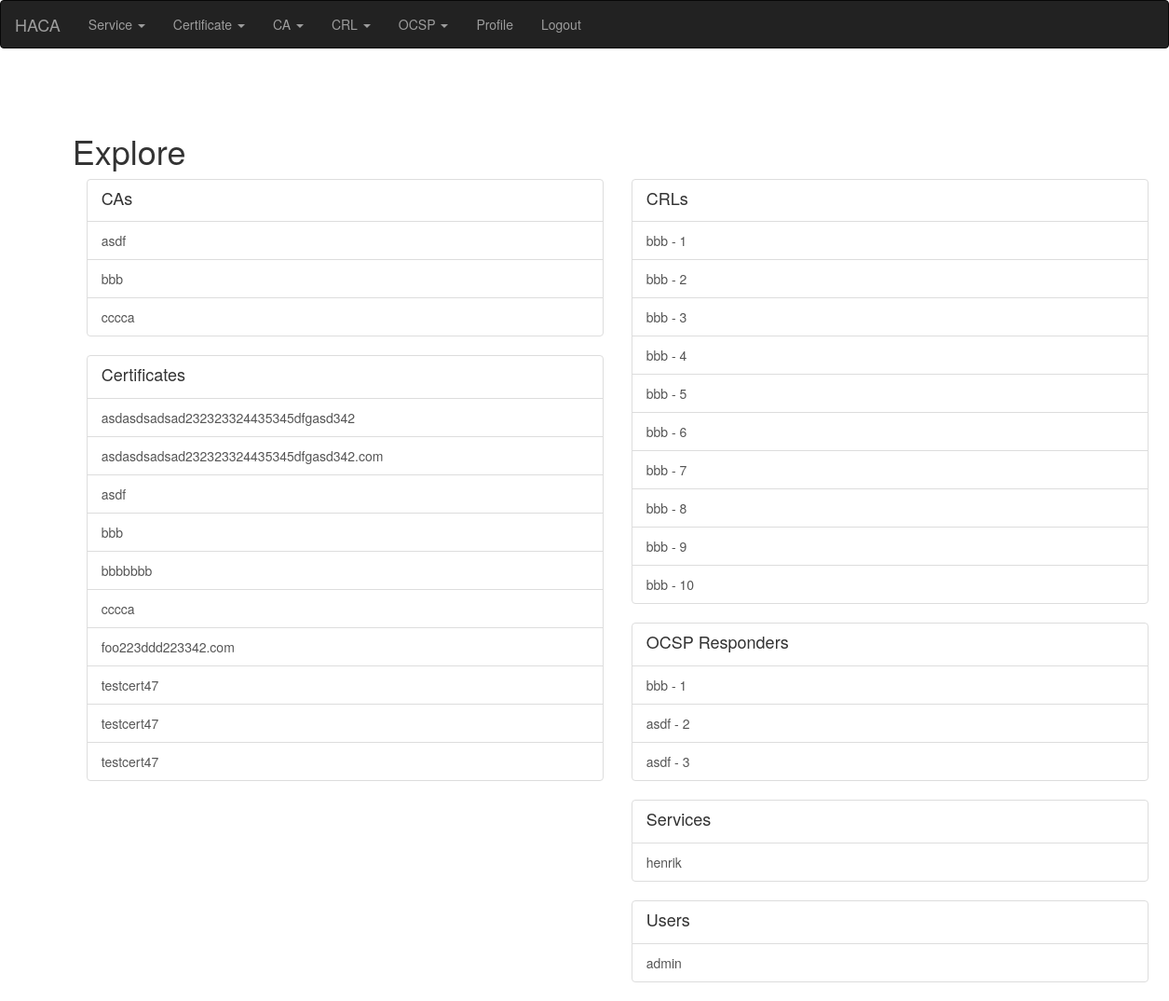
Page / (signed in) on the earlier database version.
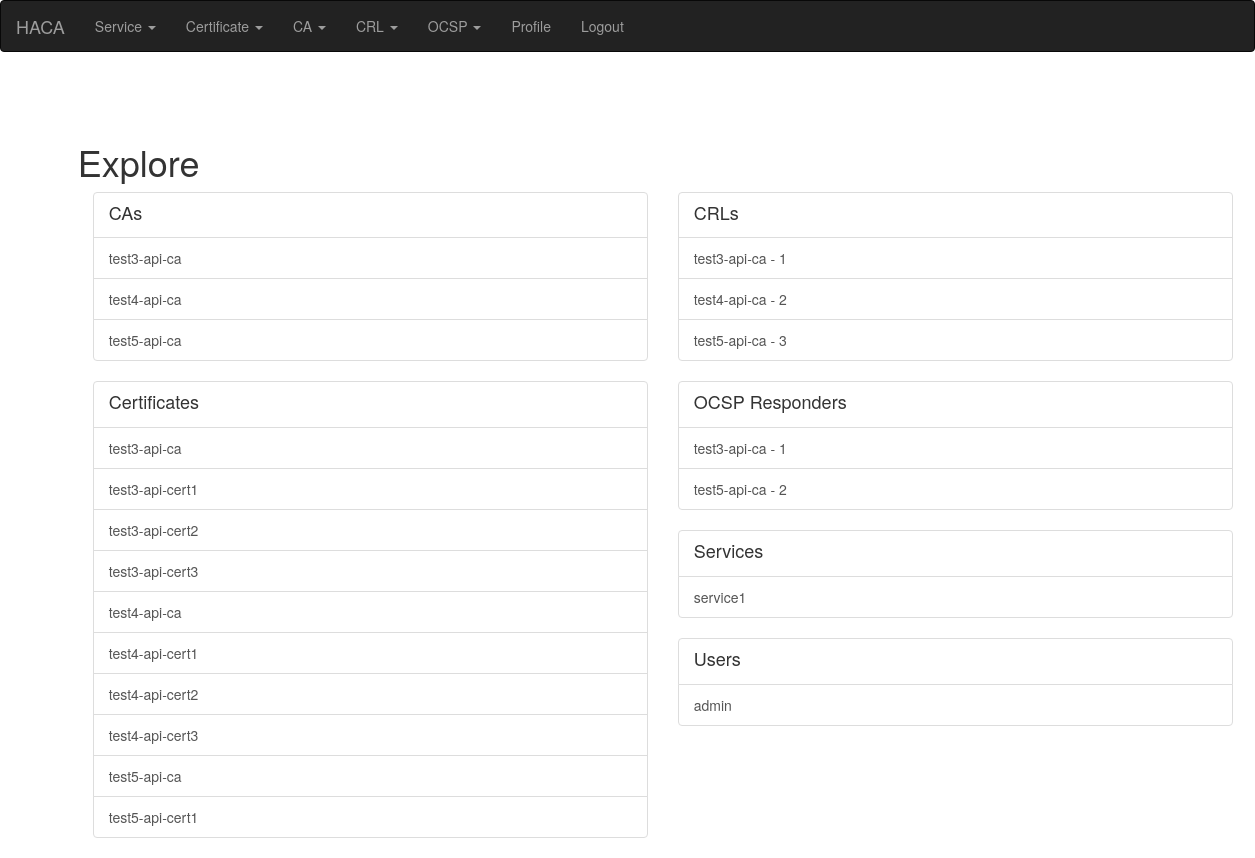
Same page on the later database version.
### app/modules/ca/models.py (models this page shows, shortened)
class CertificationAuthority(PaginatedAPIMixin, db.Model):
    __tablename__ = "certification_authority"
    __searchable__ = ['name', 'comment']
    id = db.Column(db.Integer, primary_key=True)
    name = db.Column(db.String(2000))
    certificate = db.relationship('Certificate', foreign_keys='CertificationAuthority.certificate_id')
    certificate_id = db.Column(db.Integer, db.ForeignKey('certificate.id'))
    ca = db.relationship('CertificationAuthority', foreign_keys='CertificationAuthority.ca_id')
    ca_id = db.Column(db.Integer, db.ForeignKey('certification_authority.id'))
    keys = db.relationship('Keys')
    keys_id = db.Column(db.Integer, db.ForeignKey('keys.id'))
    service = db.relationship('Service')
    service_id = db.Column(db.Integer, db.ForeignKey('service.id'))
    approval = db.Column(db.Integer)
    comment = db.Column(db.String(2000))
    crl_cdp = db.Column(db.String(2000))
    ocsp_url = db.Column(db.String(2000))

### app/modules/certificate/models.py (models this page shows, shortened)
class Certificate(PaginatedAPIMixin, db.Model):
    __tablename__ = "certificate"
    __searchable__ = ['name', 'comment', 'status', 'serial']
    id = db.Column(db.Integer, primary_key=True)
    name = db.Column(db.String(255))
    userid = db.Column(db.String(255))
    serial = db.Column(db.String(255))
    orgunit = db.Column(db.String(255))
    org = db.Column(db.String(255))
    country = db.Column(db.String(255))
    sandns = db.Column(db.String(4000))
    ca = db.relationship('CertificationAuthority', foreign_keys='Certificate.ca_id')
    ca_id = db.Column(db.Integer, db.ForeignKey('certification_authority.id'))
    service = db.relationship('Service')
    service_id = db.Column(db.Integer, db.ForeignKey('service.id'))
    validity_start = db.Column(db.DateTime)
    validity_end = db.Column(db.DateTime)
    cert = db.Column(db.String(2000))
    certserialnumber = db.Column(db.String(100))
    cert_obj = x509
    status = db.Column(db.String(140))
    revocation_time = db.Column(db.DateTime)
    comment = db.Column(db.String(2000))

### app/modules/crl/models.py (models this page shows, shortened)
class Crl(PaginatedAPIMixin, db.Model):
    __tablename__ = "crl"
    __searchable__ = []
    id = db.Column(db.Integer, primary_key=True)
    ca = db.relationship('CertificationAuthority', foreign_keys='Crl.ca_id')
    ca_id = db.Column(db.Integer, db.ForeignKey('certification_authority.id'))
    crl = CertificateRevocationList
    validity_start = db.Column(db.DateTime)
    validity_end = db.Column(db.DateTime)
    pem = db.Column(db.String(2000))

### app/modules/ocsp/models.py (models this page shows, shortened)
class Ocsp(PaginatedAPIMixin, db.Model):
    __tablename__ = "ocsp"
    __searchable__ = ['name', 'status', 'comment']
    id = db.Column(db.Integer, primary_key=True)
    name = db.Column(db.String(140), unique=True)
    userid = db.Column(db.String(255))
    serial = db.Column(db.String(255))
    orgunit = db.Column(db.String(255))
    org = db.Column(db.String(255))
    country = db.Column(db.String(255))
    sandns = db.Column(db.String(4000))
    ca = db.relationship('CertificationAuthority', foreign_keys='Ocsp.ca_id')
    ca_id = db.Column(db.Integer, db.ForeignKey('certification_authority.id'))
    keys = db.relationship('Keys')
    keys_id = db.Column(db.Integer, db.ForeignKey('keys.id'))
    cert = db.Column(db.String(2000))
    validity_start = db.Column(db.DateTime)
    validity_end = db.Column(db.DateTime)
    status = db.Column(db.String(20))
    comment = db.Column(db.String(255))

### app/main/models.py (models this page shows, shortened)
class PaginatedAPIMixin(object):
    @staticmethod
    def to_collection_dict(query, page, per_page, endpoint, **kwargs):
        resources = query.paginate(page, per_page, False)
        print("page: %s per_page: %s endpoint %s" % (page, per_page, endpoint))
        data = {
            'items': [item.to_dict() for item in resources.items],
            '_meta': {
                'page': page,
                'per_page': per_page,
                'total_pages': resources.pages,
                'total_items': resources.total
            },
            '_links': {
                'self': url_for(endpoint, id=id, page=page, per_page=per_page,
                                **kwargs),
                'next': url_for(endpoint, id=id, page=page + 1, per_page=per_page,
                                **kwargs) if resources.has_next else None,
                'prev': url_for(endpoint, id=id, page=page - 1, per_page=per_page,
                                **kwargs) if resources.has_prev else None
            }
        }
        return data

class Service(PaginatedAPIMixin, db.Model):
    __tablename__ = "service"
    __searchable__ = ['name']
    id = db.Column(db.Integer, primary_key=True)
    name = db.Column(db.String(140), unique=True)
    updated = db.Column(db.DateTime, index=True, default=datetime.utcnow)
    color = db.Column(db.String(140))
    users = db.relationship('User', secondary=service_user)
    manager = db.relationship('User', foreign_keys='Service.manager_id')
    manager_id = db.Column(db.Integer, db.ForeignKey('user.id'))

class User(PaginatedAPIMixin, UserMixin, db.Model):
    __tablename__ = "user"
    __searchable__ = ['username', 'email', 'about_me']
    id = db.Column(db.Integer, primary_key=True)
    username = db.Column(db.String(64), index=True, unique=True)
    email = db.Column(db.String(120), index=True, unique=True)
    password_hash = db.Column(db.String(128))
    about_me = db.Column(db.String(140))
    last_seen = db.Column(db.DateTime, default=datetime.utcnow)
    api_key = db.Column(db.String(32), index=True, unique=True)
    token = db.Column(db.String(32), index=True, unique=True)
    token_expiration = db.Column(db.DateTime)
    role = db.Column(db.String(140))
    active = db.Column(db.Integer)

### app/main/routes.py (the view)
@bp.route('/', methods=['GET', 'POST'])
@login_required
def index():
    users = User.query.order_by(User.username).limit(10)
    services = Service.query.order_by(Service.name).limit(10)
    certificates = Certificate.query.order_by(Certificate.name).limit(10)
    cas = CertificationAuthority.query.order_by(CertificationAuthority.name).limit(10)
    crls = Crl.query.order_by(Crl.id).limit(10)
    ocsps = Ocsp.query.order_by(Ocsp.id).limit(10)
    return render_template('index.html', title=_('Explore'),
                           services=services, users=users,
                           certificates=certificates,
                           crls=crls, cas=cas,
                           ocsps=ocsps)

### app/main/models.py (called while the page is built)
@login.user_loader
def load_user(id):
    print(f'regular user loaded for login userid: {id}')
    return User.query.get(int(id))

### app/main/routes.py (called while the page is built)
@bp.before_app_request
def before_request():
    if current_user.is_authenticated:
        current_user.last_seen = datetime.utcnow()
        db.session.commit()
    g.locale = str(get_locale())

### app/templates/index.html
{% extends "base.html" %}
{% import 'bootstrap/wtf.html' as wtf %}
{% block app_content %}
    <div class="container">
      <div class="row">
        <div class="col-sm-6">
    {% if cas %}
      <div class="list-group">
        <a href="{{ url_for('main.ca_list')}}" class="list-group-item">
          <h4 class="list-group-item-heading">{{_('CAs')}}</h4>
        </a>
        {% for ca in cas %}
          <a href="{{ url_for('main.ca_edit', id=ca.id) }}" class="list-group-item">
            {{ca.name}}
          </a>
        {% endfor %}
      </div>
    {% endif %}
    {% if certificates %}
      <div class="list-group">
        <a href="{{ url_for('main.cert_list')}}" class="list-group-item">
          <h4 class="list-group-item-heading">{{_('Certificates')}}</h4>
        </a>
        {% for cert in certificates %}
          <a href="{{ url_for('main.cert_view', id=cert.id) }}" class="list-group-item">
            {{cert.name}}
          </a>
        {% endfor %}
      </div>
    {% endif %}
    </div>
    <div class="col-sm-6">
    {% if crls %}
          <div class="list-group">
            <a href="{{ url_for('main.crl_list')}}" class="list-group-item">
              <h4 class="list-group-item-heading">{{_('CRLs')}}</h4>
            </a>
            {% for crl in crls %}
              <a href="{{ url_for('main.crl_info', id=crl.id) }}" class="list-group-item">
                {{crl.ca.name}} - {{crl.id}}
              </a>
            {% endfor %}
          </div>
    {% endif %}
    {% if ocsps %}
          <div class="list-group">
            <a href="{{ url_for('main.crl_list')}}" class="list-group-item">
              <h4 class="list-group-item-heading">{{_('OCSP Responders')}}</h4>
            </a>
            {% for ocsp in ocsps %}
              <a href="{{ url_for('main.ocsp_info', id=ocsp.id) }}" class="list-group-item">
                {{ocsp.ca.name}} - {{ocsp.id}}
              </a>
            {% endfor %}
          </div>
    {% endif %}
    {% if services %}
      <div class="list-group">
        <a href="{{ url_for('main.service_list')}}" class="list-group-item">
          <h4 class="list-group-item-heading">{{_('Services')}}</h4>
        </a>
        {% for serv in services %}
          <a href="{{ url_for('main.service_edit', server=serv.id) }}" class="list-group-item">
            {{serv.name}}
          </a>
        {% endfor %}
      </div>
    {% endif %}
    {% if users %}
    <div class="list-group">
          <a href="{{ url_for('main.user_list')}}" class="list-group-item">
          <h4 class="list-group-item-heading">{{_('Users')}}</h4>
          </a>
          {% for u in users %}
            <a href="{{ url_for('main.user', username=u.username) }}" class="list-group-item">
              {{u.username}}
            </a>
          {% endfor %}
      </div>
    {% endif %}
  </div>
</div>
{% endblock %}

Differences in the rows shown:
removed Certificate: name "asdf"
removed Certificate: name "cccca"
removed Crl: ca.name "bbb", id "4"
removed Crl: ca.name "bbb", id "5"
removed Crl: ca.name "bbb", id "6"
removed Crl: ca.name "bbb", id "7"
removed Crl: ca.name "bbb", id "8"
removed Crl: ca.name "bbb", id "9"
removed Crl: ca.name "bbb", id "10"
removed Ocsp: ca.name "asdf", id "3"
changed CertificationAuthority: name "bbb" → "test3-api-ca"
changed CertificationAuthority: name "cccca" → "test4-api-ca"
changed CertificationAuthority: name "asdf" → "test5-api-ca"; moves down the list
changed Certificate: name "bbb" → "test3-api-ca"
changed Certificate: name "bbbbbbb" → "test3-api-cert1"
changed Certificate: name "foo223ddd223342.com" → "test3-api-cert2"
changed Certificate: name "asdasdsadsad232323324435345dfgasd342.com" → "test3-api-cert3"; moves down the list
changed Certificate: name "asdasdsadsad232323324435345dfgasd342" → "test4-api-ca"; moves down the list
changed Certificate: name "testcert47" → "test4-api-cert1"
changed Certificate: name "testcert47" → "test4-api-cert2"
changed Certificate: name "testcert47" → "test4-api-cert3"
now on this page (row edited): Certificate: name "test5-api-ca"
now on this page (row edited): Certificate: name "test5-api-cert1"
changed Crl id 1: ca.name "bbb" → "test3-api-ca"
changed Crl id 2: ca.name "bbb" → "test4-api-ca"
changed Crl id 3: ca.name "bbb" → "test5-api-ca"
changed Ocsp id 1: ca.name "bbb" → "test3-api-ca"
changed Ocsp id 2: ca.name "asdf" → "test5-api-ca"
changed Service: name "henrik" → "service1"
